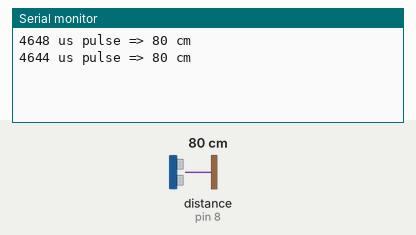
Recording of a sketch running on a simulated Arduino Uno, built with avr-gcc and run on an emulated ATmega328P. Shown: the last lines printed to the serial monitor. Wiring (inferred from the names in the program): ultrasonic range finder: trigger pin 9; echo pin 8. The inputs (shaded band) are chosen by the test bench; at power-on: distance to the obstacle (sensor on pin 8) 80 cm. The echo pulse lasts 58.3 µs per cm.

Above: at 1.8 s.
1.9 s: distance to the obstacle (sensor on pin 8) set to 2 cm
At 2.8 s:
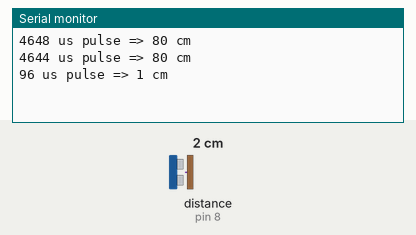
3.4 s: distance to the obstacle (sensor on pin 8) set to 4 cm
At 4.8 s:
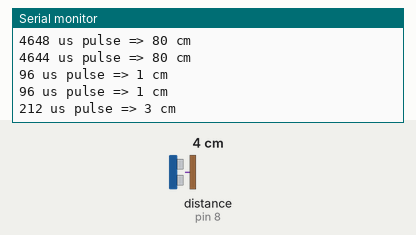
Timing chart, 0 to 6.4 s (numbered marks = the images above; inputs shaded):
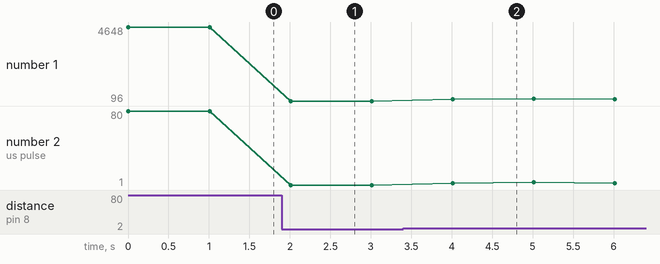

The sketch:

HC-SR04-Test.ino
```cpp
// Test for Ultrasonic Ranging Module HC-SR04
// According to Data Sheet: http://www.micropik.com/PDF/HCSR04.pdf

int triggerPin = 9;
int echoPin = 8;

void setup() {
  pinMode(triggerPin, OUTPUT);
  pinMode(echoPin, INPUT);
  Serial.begin(9600);
}

void loop() {
  // send 10 us trigger pulse:
  digitalWrite(triggerPin, HIGH);
  delayMicroseconds(10);
  digitalWrite(triggerPin, LOW);

  // wait for high echo:
  while (digitalRead(echoPin) == LOW) {
  }
  unsigned long pulseStart = micros();

  // wait for low echo:
  while (digitalRead(echoPin) == HIGH) {
  }
  unsigned long pulseStop = micros();

  // calculate duration and distance:
  unsigned long pulseDuration = pulseStop - pulseStart;
  unsigned long distance = pulseDuration / 58;

  // output to serial:
  Serial.print(pulseDuration);
  Serial.print(" us pulse => ");
  Serial.print(distance);
  Serial.println(" cm");

  // wait a second
  delay(1000);
}
```

Measured:
- after the input at 1.9 s, the serial monitor: prints a new line after 0.11 s (image 1)
- after the input at 3.4 s, the serial monitor: prints a new line after 0.61 s (image 2)
- plotted number 1: 4644 → 96 after the input at 1.9 s, 96 → 212 after the input at 3.4 s
- plotted number 2: 80 → 1 after the input at 1.9 s, 1 → 3 after the input at 3.4 s
